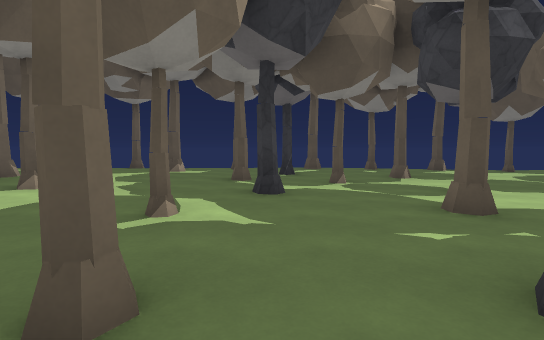
view 1 (above)

22 first-person views from a walk through a level from a Godot 3-D game. The camera is 1.4 m above the floor, tilts 4° down and sees 85° across. The floor is counted in squares, 1.82 m on a side. Each view is taken from the middle of a square. On the plan, view 1 faces up. The plan holds only what a view shows up to about 10 squares ahead; the rest is blank. The place goes on beyond the plan. Surface patterns are stand-ins for the level's own textures.

view 2
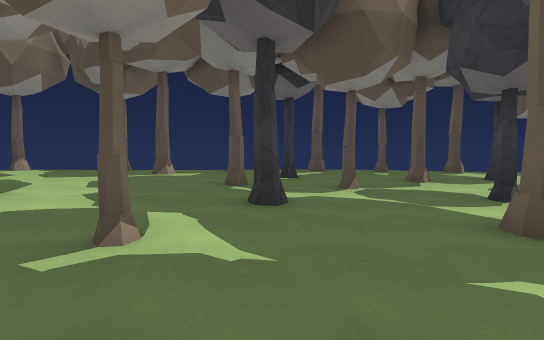

view 3
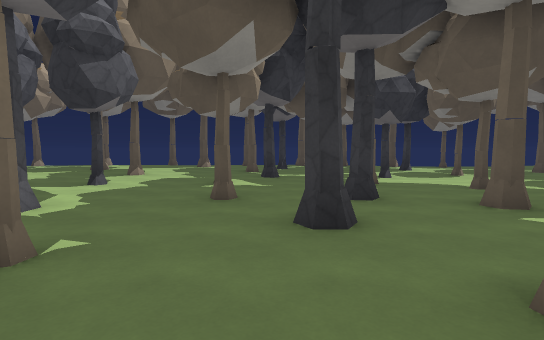

view 4
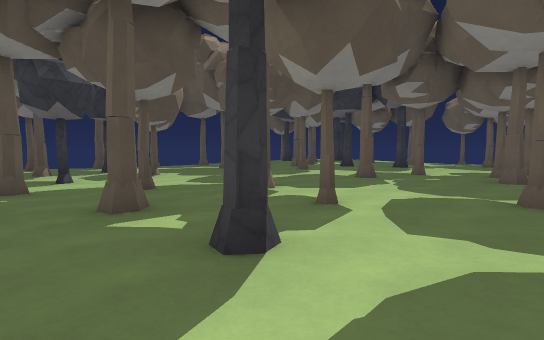

view 5
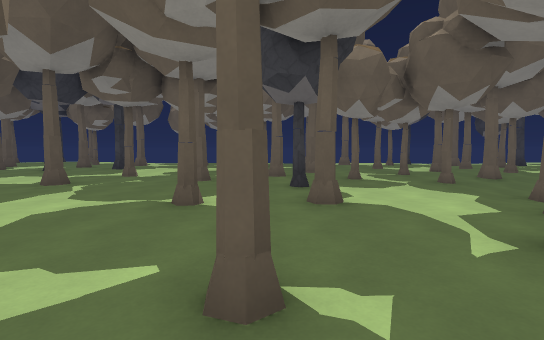

view 6
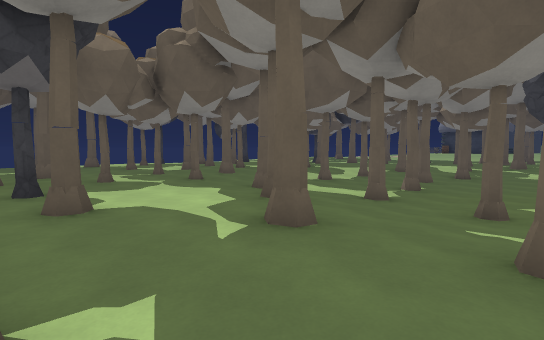

view 7
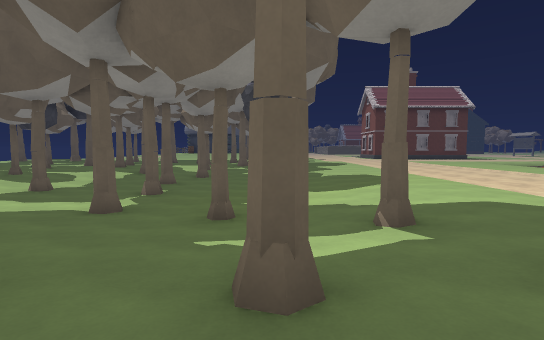

view 8
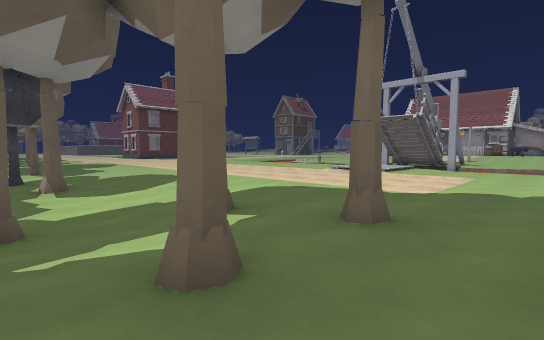

view 9
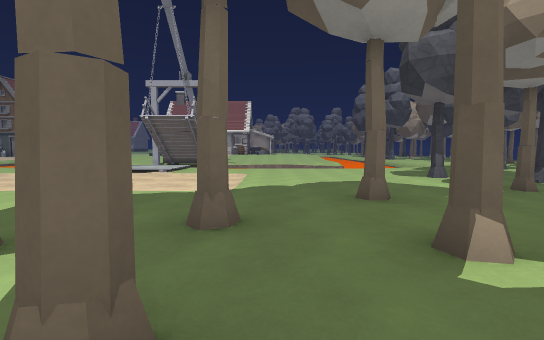

view 10
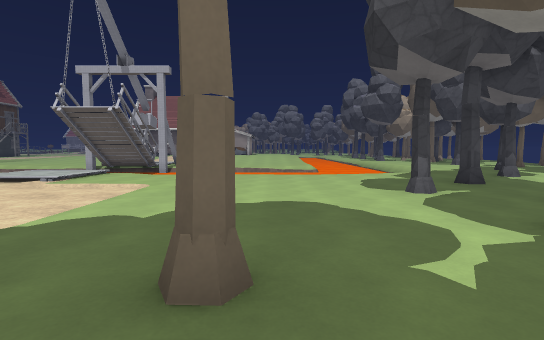

view 11
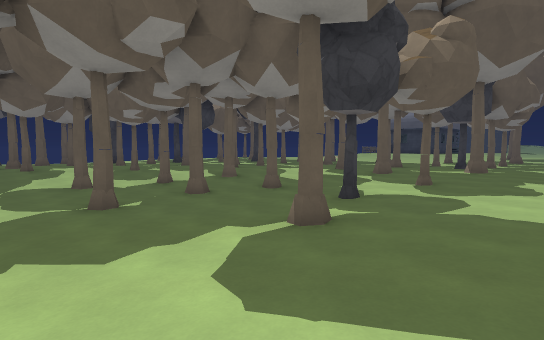

view 12
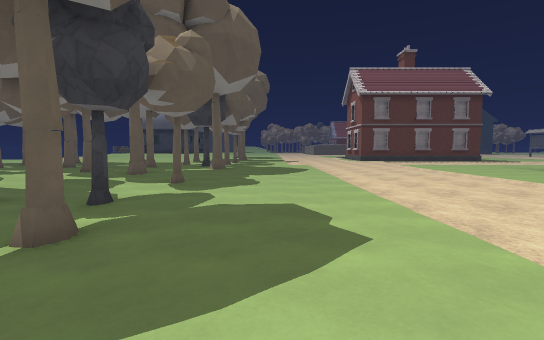

view 13
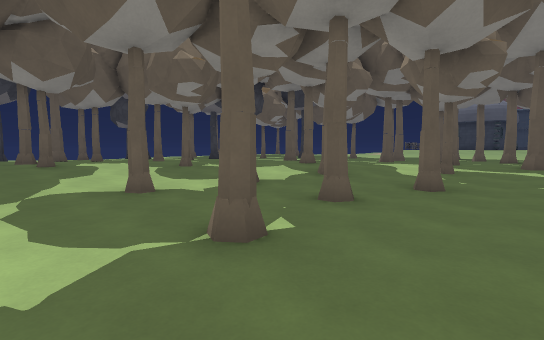

view 14
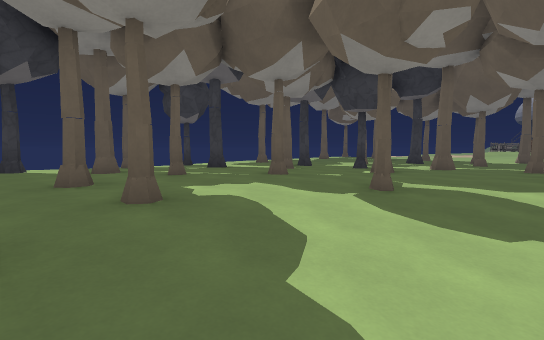

view 15
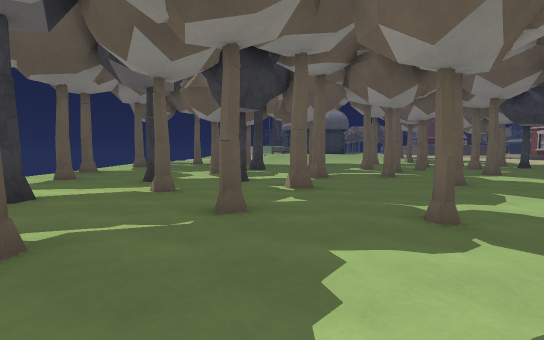

view 16
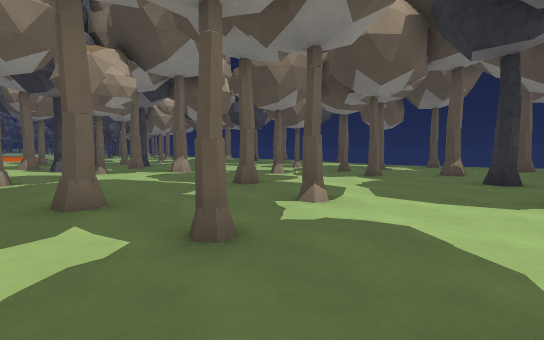

view 17
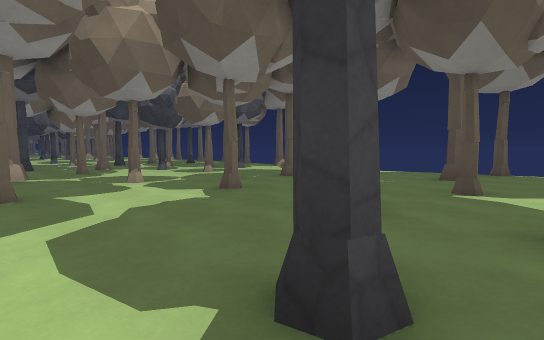

view 18
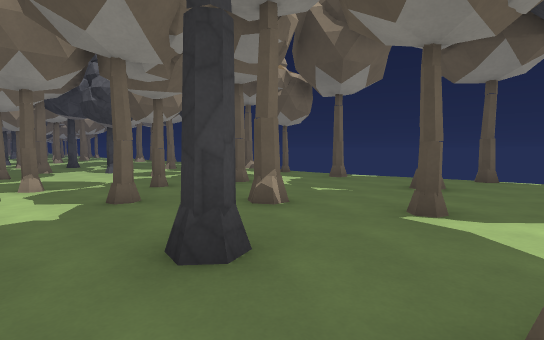

view 19
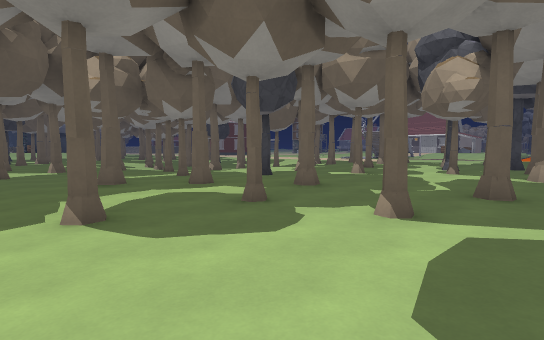

view 20
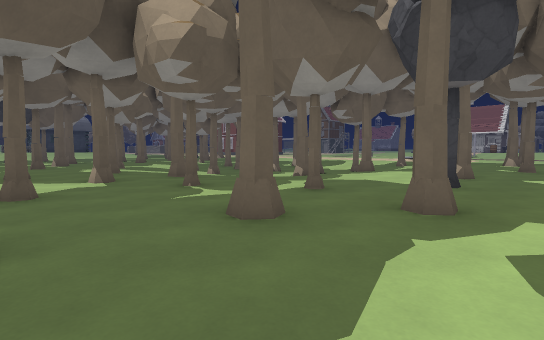

view 21
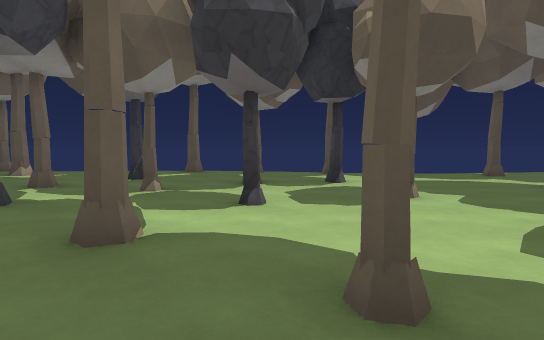

view 22
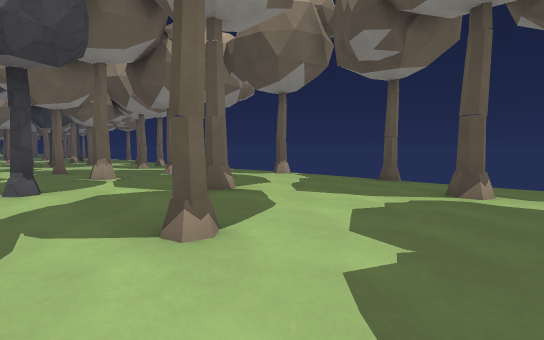

### Floor plan
Key: @ floor where view 1 was taken; # wall or solid block; x gap in a wall; . main floor; : floor 0.25 m higher than the main floor; - floor 0.25 m lower than the main floor; _ floor 0.5 m lower than the main floor; / step, stairs or slope.
Columns run from 10 left of view 1 to 16 right of it. Each row starts with its distance up from view 1.
 11   x  x          x
 10  :::::::.. ..........#...::
  9  ::::::#..#.............#::
  8    ::::::....#/.#........::
  7 ::::#::::#.#........#....::
  6 ::::::::......#.#........#:
  5 ::::::#...#.........#.:#:::
  4 ::#::.......#/.......#:::::
  3   :::.#..#.....#..#...::#:#
  2  :#::.................:::::
  1  ::::....#..#...#.......:#:
  0  :::#.#...@..#..:::.#......
 -1  ..........#...:::::..#....
 -2  ....#..#.....#:#::::......
 -3  ........::: ::::::::#.#.#.
 -4  .......:::::::::#::::.....
 -5  .......:#::::#::::::.#....
 -6  .......::::#:::::#.#......
 -7  .......:::::::#::...#.....
 -8   ../////::#/#/.::.........
 -9  .../.../::././//#.....#..:
-10  .../.../::#/--//-#/.#....
-11  ::/..../:://-#_#----...#.
-12  /:/. ../:://______--.#:::.
-13  ///  ../:.//______--/.#:#:
-14       ../:.//___#__#-//::::
-15      .../../-#______-//:::#
-16      .../...--__#/_#-//::::
-17      .../...--___-///.#:#::
-18     /.../....#--#/#/.......
-19     /.../....----/.::.....#
-20    ./.../...#.--#.::#......
-21   ../.../..........:.....#.
-22   ../.../......#....#..#...
-23            :.. ..#   .. ..

Where each view was taken, in squares from view 1:
view 1: 0 up, 0 right, facing up
view 2: 1 up, 0 right, facing up
view 3: 4 down, 0 right, facing up
view 4: 4 down, 2 right, facing up-right
view 5: 5 down, 3 right, facing right
view 6: 5 down, 3 right, facing down-right
view 7: 6 down, 3 right, facing down
view 8: 6 down, 4 right, facing down-left
view 9: 7 down, 4 right, facing left
view 10: 5 down, 1 right, facing left
view 11: 12 down, 0 right, facing down-right
view 12: 12 down, 0 right, facing down
view 13: 12 down, 4 right, facing down-right
view 14: 12 down, 10 right, facing down-right
view 15: 13 down, 14 right, facing down
view 16: 4 down, 15 right, facing up-left
view 17: 0 up, 16 right, facing up-left
view 18: 2 up, 16 right, facing up-left
view 19: 1 up, 16 right, facing down-left
view 20: 4 down, 16 right, facing down-left
view 21: 1 up, 4 right, facing up
view 22: 4 up, 2 left, facing up-left
